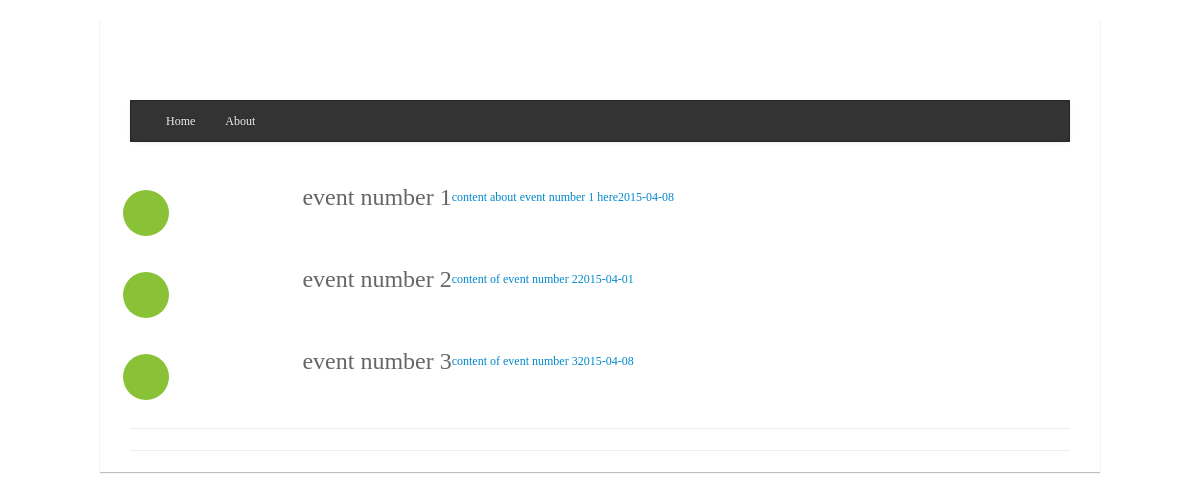
/events.php, run on an earlier commit of the app's database.
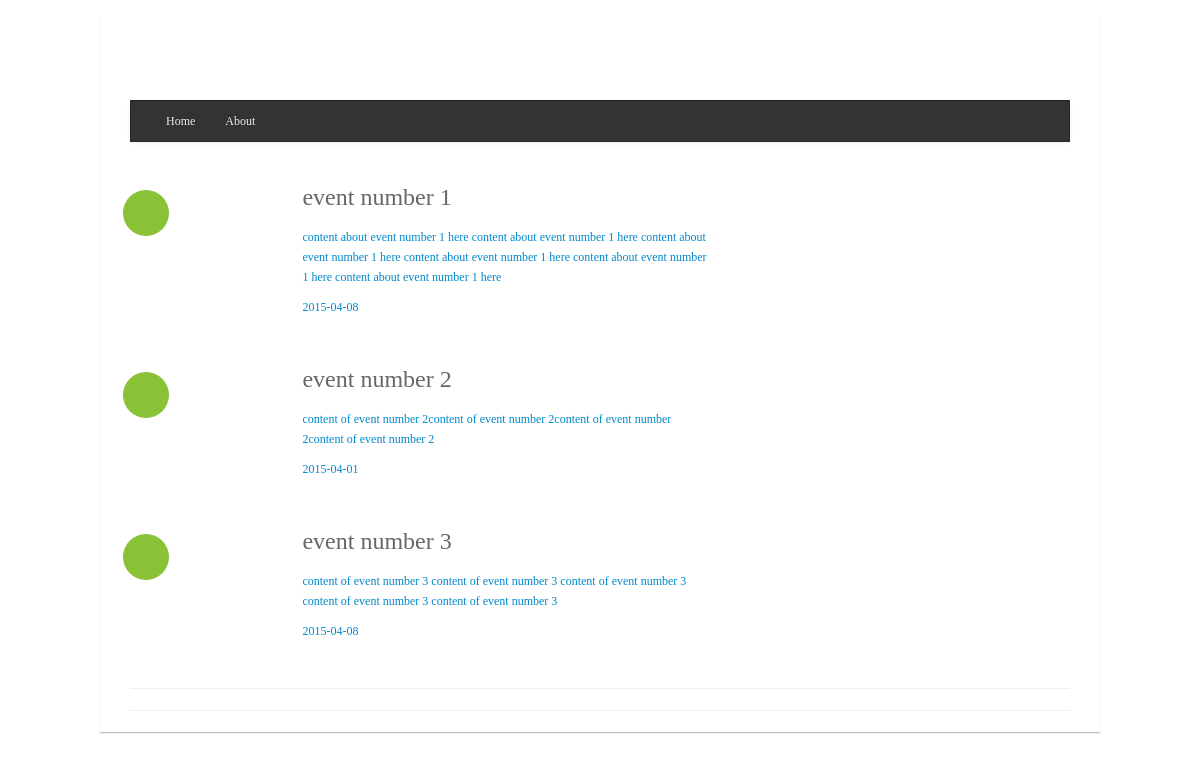
And on a later commit of the database.
### tables this page shows
CREATE TABLE IF NOT EXISTS `events` (
  `id` int(11) NOT NULL AUTO_INCREMENT,
  `title` varchar(200) NOT NULL,
  `content` text NOT NULL,
  `limit` int(11) NOT NULL,
  `reached` int(11) NOT NULL,
  `when` date NOT NULL,
  PRIMARY KEY (`id`)
);

### events.php (the view, shortened to what this page needs)
<!DOCTYPE html>
<html lang="en">
<head>
	<link href="css/bootstrap.css" rel="stylesheet">
	<link href="css/bootstrap-responsive.css" rel="stylesheet">
	<link href="css/style.css" rel="stylesheet">
  </head>
  <body>
  	<div id="wrapper">
  		<div class="container">
  			<header>
  				<div class="row">
  					<div class="logo span4">
  					</div>
  				</div>
  			</header>
  			<div class="navbar navbar-inverse">
  				<div class="navbar-inner">
  					<div class="container">
  						<div class="nav-collapse collapse">
  							<ul class="nav">
  								<li><a class="active" href="index.php">Home</a></li>
  								<li ><a href="about.html">About</a></li>
  							</ul>
  						</div>
  					</div>
  				</div>
  			</div>
  		</div>
  		<div class="container">
  			<div class="row">
  				<div class="row">
  					<div class="icons-box-vert-container">
               <?php
            $connect = mysqli_connect('localhost', "root", "", "event_task");
            $events = mysqli_query($connect, "SELECT * FROM events");
            while ($event = mysqli_fetch_assoc($events)) {
              echo '<div class="span8">
                <a href="event.php?id='.$event['id'].'">
                  <div class="icons-box-vert">
                  <i class="ico-cup  ico-white circle-color-full big-color"></i>
                  <div class="icons-box-vert-info">
                    <h3>'.$event['title'].'</h3>
                    <p>'.$event['content'].'</p>
                    <p>'.$event['when'].'</p>
                  </div>
                  <div class="clear"></div>
                </div>
              </a>
              </div>';
            }
             ?>
  					</div>
  				</div>
  			</div>
  		</div>
  		<div class="container">
  			<hr>
  			<hr>
  		</div>
  	</div>
  </body>
  </html>

### css/style.css (style rules this page uses)
body { background: url(../img/bg-repeat.jpg); font-family: 'Droid Sans'; font-size: 12px; color: #666; }
h1, h2, h3, h4, h5, h6 { font-family: "Boogaloo" !important; font-weight: normal; color: #666; }
#wrapper { background: #fff; -webkit-box-shadow: 0px 1px 1px rgba(0,0,0,.25); -moz-box-shadow: 0px 1px 1px rgba(0,0,0,.25); box-shadow: 0px 1px 1px rgba(0,0,0,.25); }
ul, ol { margin: 0; }
ul { list-style: none outside; }
header { height: 80px; background: #fff; }
.navbar, .navbar-inner, .nav { background: #333 !important; }
.navbar .nav > li > a { color: #eee; }
.circle-color-full { background-color: #89c236; -webkit-border-radius: 50em; -moz-border-radius: 50em; border-radius: 50em; -webkit-box-shadow: 0px 0px 0px 3px #89c236; -moz-box-shadow: 0px 0px 0px 3px #89c236; box-shadow: 0px 0px 0px 3px #89c236; margin: 0 auto; opacity: 1; }
.big-color { border: 20px solid #89c236 !important; }
.icons-box-vert-container { float:left; }
.icons-box-vert { border: 1px solid #fff; padding: 30px 15px 10px 15px; }
.icons-box-vert-info { float: right; margin-top: -6px; margin-bottom: 6px; margin-left: 20px; width: 70%; }
.icons-box-vert h3 { float: left; margin-top: -10px; }
.icons-box-vert p { float: left !important; }
.icons-box-vert i { float: left; }
@media only screen and (min-width: 960px) { #wrapper { width: 1000px; margin: 20px auto; } }

What changed in the data, as far as the page shows it:
changed events "event number 1": content "content about event number 1 here" → "content about event number 1 here content about event number 1 here content about event number 1 here content about event number 1 here content about event number 1 here content about event number 1 here"
changed events "event number 2": content "content of event number 2" → "content of event number 2content of event number 2content of event number 2content of event number 2"
changed events "event number 3": content "content of event number 3" → "content of event number 3 content of event number 3 content of event number 3 content of event number 3 content of event number 3"
